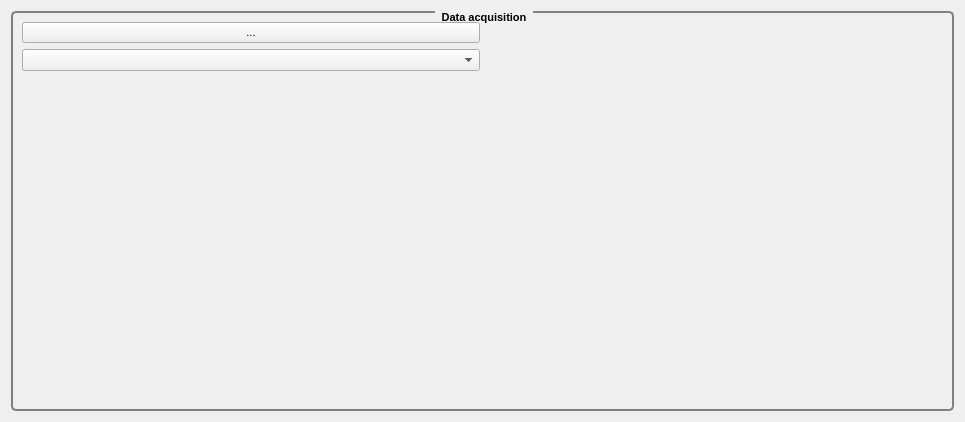
<?xml version="1.0" encoding="UTF-8"?>
<ui version="4.0">
 <class>HLoadDatas</class>
 <widget class="QWidget" name="HLoadDatas">
  <property name="geometry">
   <rect>
    <x>0</x>
    <y>0</y>
    <width>965</width>
    <height>422</height>
   </rect>
  </property>
  <property name="windowTitle">
   <string>Form</string>
  </property>
  <layout class="QGridLayout" name="gridLayout">
   <item row="0" column="0">
    <widget class="QGroupBox" name="groupBox">
     <property name="font">
      <font>
       <pointsize>8</pointsize>
       <bold>true</bold>
      </font>
     </property>
     <property name="styleSheet">
      <string notr="true"> QGroupBox {

     border: 2px solid gray;
     border-radius: 5px;
     margin-top: 5ex; /* leave space at the top for the title */
 }
 QGroupBox::title {
     subcontrol-origin: margin;
     subcontrol-position: top center; /* position at the top center */
     padding: 0 5px;
 }


</string>
     </property>
     <property name="title">
      <string>Data acquisition</string>
     </property>
     <layout class="QGridLayout" name="gridLayout_2">
      <item row="2" column="0" colspan="2">
       <widget class="QLabel" name="_message">
        <property name="font">
         <font>
          <pointsize>8</pointsize>
         </font>
        </property>
        <property name="text">
         <string/>
        </property>
        <property name="wordWrap">
         <bool>true</bool>
        </property>
       </widget>
      </item>
      <item row="0" column="1">
       <widget class="QLabel" name="_path">
        <property name="font">
         <font>
          <pointsize>8</pointsize>
         </font>
        </property>
        <property name="text">
         <string/>
        </property>
        <property name="wordWrap">
         <bool>true</bool>
        </property>
       </widget>
      </item>
      <item row="0" column="0">
       <widget class="QPushButton" name="_dir">
        <property name="font">
         <font>
          <pointsize>8</pointsize>
         </font>
        </property>
        <property name="text">
         <string>...</string>
        </property>
       </widget>
      </item>
      <item row="1" column="0">
       <widget class="QComboBox" name="_video_type"/>
      </item>
     </layout>
    </widget>
   </item>
  </layout>
 </widget>
 <resources/>
 <connections/>
</ui>
